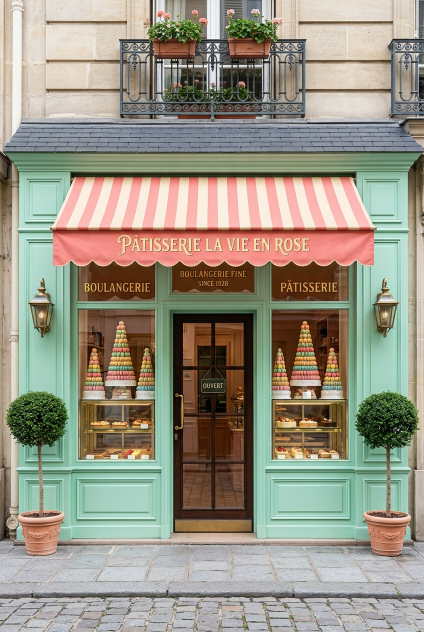
#> input picture _marketing/social_media/social_15_base_batch/01_arch_parisian_bakery.jpg, 848 x 1264 px, found by its file name (shown at 1/2 size); the run also reads 1 picture not shown here
$ python build_launch_carousel.py
#> lines starting #> are read from the running program, lines starting #| are printed output that depends on the picture; after the words box and inside, x2 and y2 are one past the last pixel; in counts of white or black regions, pixels touching at a corner belong together
#!/usr/bin/env python3
"""
Generates the 5-slide Diff Hunter launch carousel for Instagram (1080x1350, 4:5 ratio).
Follows social media best practices, exact layout specs, and official brand assets.
"""

import os
from PIL import Image, ImageDraw, ImageFont, ImageFilter

OUTPUT_DIR = "_marketing/social_media/launch_carousel"
os.makedirs(OUTPUT_DIR, exist_ok=True)

# Dimensions
CANVAS_W, CANVAS_H = 1080, 1350
BG_COLOR = (11, 15, 25) # Sleek dark slate
CARD_BG = (18, 24, 38)
TEXT_WHITE = (255, 255, 255)
TEXT_MUTED = (148, 163, 184) # Slate 400
ACCENT_BLUE = (56, 189, 248) # Sky 400
ACCENT_CYAN = (34, 211, 238)
ACCENT_GREEN = (74, 222, 128)
BORDER_COLOR = (30, 41, 59)

# Fonts
FONT_PATH = "/System/Library/Fonts/HelveticaNeue.ttc"
def get_font(size, bold=False):
    index = 1 if bold else 0
    return ImageFont.truetype(FONT_PATH, size=size, index=index)

def draw_arrow_right(draw, cx, cy, size=12, color=TEXT_WHITE, width=3):
    draw.line([(cx - int(size * 1.5), cy), (cx, cy)], fill=color, width=width)
    draw.line([(cx - int(size * 0.7), cy - int(size * 0.7)), (cx, cy)], fill=color, width=width)
    draw.line([(cx - int(size * 0.7), cy + int(size * 0.7)), (cx, cy)], fill=color, width=width)

def draw_arrow_up(draw, cx, cy, size=10, color=TEXT_WHITE, width=3):
    draw.line([(cx, cy + int(size * 1.5)), (cx, cy)], fill=color, width=width)
    draw.line([(cx - int(size * 0.7), cy + int(size * 0.7)), (cx, cy)], fill=color, width=width)
    draw.line([(cx + int(size * 0.7), cy + int(size * 0.7)), (cx, cy)], fill=color, width=width)

def create_base_canvas():
    img = Image.new("RGB", (CANVAS_W, CANVAS_H), BG_COLOR)
    draw = ImageDraw.Draw(img)
    # Subtle top radial glow
    for r in range(400, 0, -20):
        alpha = int((1.0 - r / 400.0) * 25)
        color = (15 + alpha, 23 + alpha * 2, 42 + alpha * 3)
        draw.ellipse([(CANVAS_W//2 - r, -r//2), (CANVAS_W//2 + r, r//2 + 200)], fill=color)
    return img

# Assets
BASE_IMG_PATH = "_marketing/social_media/social_15_base_batch/01_arch_parisian_bakery.jpg"
ALT_IMG_PATH = "_marketing/social_media/social_15_base_batch/01_arch_parisian_bakery_var1_variant.jpg"
GAMEPLAY_SHOT = "screenshots/app_store_6.5_inch/02_gameplay_photography.png"
LEADERBOARD_SHOT = "screenshots/app_store_6.5_inch/04_scores_leaderboard.png"
APP_ICON_PATH = "_design/app-icon-master.png"

# ==========================================
# SLIDE 1: THE HOOK
# ==========================================
def render_slide_1():
    slide = create_base_canvas()
    draw = ImageDraw.Draw(slide)

    # 1. Top label: Centered at y ≈ 90
    top_label = "DIFF HUNTER  ·  NOW LIVE"
    f_top = get_font(24, bold=True)
    bbox = draw.textbbox((0, 0), top_label, font=f_top)
#> bbox = (0, 5, 319, 23)
    w_text = bbox[2] - bbox[0]
#> w_text = 319
    draw.text(((CANVAS_W - w_text) // 2, 85), top_label, font=f_top, fill=ACCENT_BLUE)

    # 2. Main headline: y ≈ 160-260
    f_head = get_font(68, bold=True)
    l1 = "ONE DIFFERENCE."
    l2 = "CAN YOU FIND IT?"
    b1 = draw.textbbox((0, 0), l1, font=f_head)
#> b1 = (0, 13, 616, 65)
    b2 = draw.textbbox((0, 0), l2, font=f_head)
#> b2 = (0, 13, 611, 65)
    draw.text(((CANVAS_W - (b1[2] - b1[0])) // 2, 140), l1, font=f_head, fill=TEXT_WHITE)
    draw.text(((CANVAS_W - (b2[2] - b2[0])) // 2, 218), l2, font=f_head, fill=TEXT_WHITE)

    # 3. Two puzzle images side by side:
    # Specs: Left: x = 70, y = 330, w = 455, h = 640
    #        Right: x = 555, y = 330, w = 455, h = 640
    #        Gap = 30
    puz_w, puz_h = 455, 640
    im_a = Image.open(BASE_IMG_PATH).resize((puz_w, puz_h), Image.Resampling.LANCZOS)
    im_b = Image.open(ALT_IMG_PATH).resize((puz_w, puz_h), Image.Resampling.LANCZOS)

    # Draw frame backgrounds with subtle borders
    draw.rounded_rectangle([68, 328, 68 + puz_w + 4, 328 + puz_h + 4], radius=16, fill=BORDER_COLOR)
    draw.rounded_rectangle([553, 328, 553 + puz_w + 4, 328 + puz_h + 4], radius=16, fill=BORDER_COLOR)

    # Paste images
    mask = Image.new("L", (puz_w, puz_h), 0)
#> mask: PIL image 455x640 L; every value is 0
    ImageDraw.Draw(mask).rounded_rectangle([0, 0, puz_w, puz_h], radius=14, fill=255)
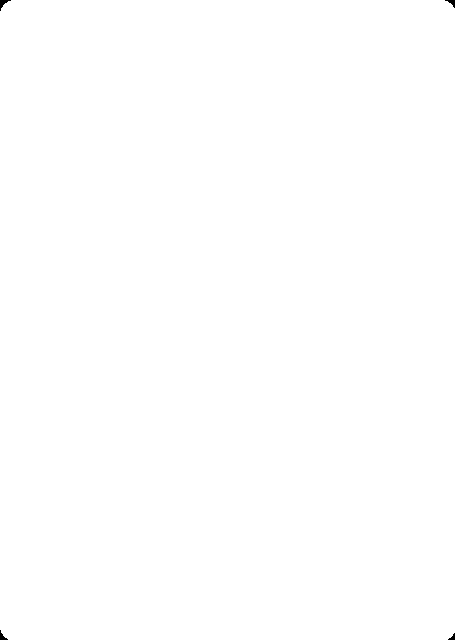
#> mask: PIL image 455x640 L; 100% white; 4 black regions, box (x1, y1, x2, y2) and area: (0, 0, 11, 11) 46, (445, 0, 455, 8) 35, (0, 630, 8, 640) 35, (448, 633, 455, 640) 25
    slide.paste(im_a, (70, 330), mask)
    slide.paste(im_b, (555, 330), mask)

    # Image Labels (A vs B)
    f_lbl = get_font(20, bold=True)
    draw.rounded_rectangle([85, 345, 125, 380], radius=8, fill=(0, 0, 0, 180))
    draw.text((98, 350), "A", font=f_lbl, fill=TEXT_WHITE)
    draw.rounded_rectangle([570, 345, 610, 380], radius=8, fill=(0, 0, 0, 180))
    draw.text((583, 350), "B", font=f_lbl, fill=TEXT_WHITE)

    # 4. Bottom prompt
    f_swipe = get_font(30, bold=True)
    swipe_text = "Swipe to explore"
    b_sw = draw.textbbox((0, 0), swipe_text, font=f_swipe)
#> b_sw = (0, 5, 250, 34)
    sw_w = b_sw[2] - b_sw[0]
#> sw_w = 250

    # Pill button
    pill_w = sw_w + 90
#> pill_w = 340
    pill_x = (CANVAS_W - pill_w) // 2
#> pill_x = 370
    draw.rounded_rectangle([pill_x, 1025, pill_x + pill_w, 1095], radius=35, fill=(30, 41, 59))
    draw.rounded_rectangle([pill_x, 1025, pill_x + pill_w, 1095], radius=35, outline=ACCENT_BLUE, width=2)
    draw.text((pill_x + 32, 1042), swipe_text, font=f_swipe, fill=TEXT_WHITE)
    draw_arrow_right(draw, pill_x + pill_w - 30, 1060, size=12, color=ACCENT_BLUE, width=3)

    # 5. Logo / Brand signature at bottom
    f_brand = get_font(22, bold=True)
    brand_text = "D I F F   H U N T E R"
    b_br = draw.textbbox((0, 0), brand_text, font=f_brand)
#> b_br = (0, 5, 217, 21)
    draw.text(((CANVAS_W - (b_br[2] - b_br[0])) // 2, 1170), brand_text, font=f_brand, fill=TEXT_MUTED)

    out_path = os.path.join(OUTPUT_DIR, "slide_1_hook.png")
    slide.save(out_path, quality=95)
    print("Saved:", out_path)

# ==========================================
# SLIDE 2: GAMEPLAY SCREENSHOT
# ==========================================
def render_slide_2():
    slide = create_base_canvas()
    draw = ImageDraw.Draw(slide)

    # Top text
    top_label = "GAMEPLAY"
    f_top = get_font(24, bold=True)
    b_top = draw.textbbox((0, 0), top_label, font=f_top)
#> b_top = (0, 5, 129, 23)
    draw.text(((CANVAS_W - (b_top[2] - b_top[0])) // 2, 70), top_label, font=f_top, fill=ACCENT_BLUE)

    f_head = get_font(60, bold=True)
    h1 = "FIND IT. BEAT THE CLOCK."
    b_h1 = draw.textbbox((0, 0), h1, font=f_head)
#> b_h1 = (0, 11, 778, 57)
    draw.text(((CANVAS_W - (b_h1[2] - b_h1[0])) // 2, 115), h1, font=f_head, fill=TEXT_WHITE)

    f_sub = get_font(30, bold=False)
    sub = "One difference. One clock."
    b_sub = draw.textbbox((0, 0), sub, font=f_sub)
#> b_sub = (0, 5, 397, 28)
    draw.text(((CANVAS_W - (b_sub[2] - b_sub[0])) // 2, 190), sub, font=f_sub, fill=TEXT_MUTED)

    # Frame & Gameplay Screenshot
    # We crop the gameplay screenshot to focus on the active timer & photo gameboard
    raw_shot = Image.open(GAMEPLAY_SHOT) # 1242 x 2688
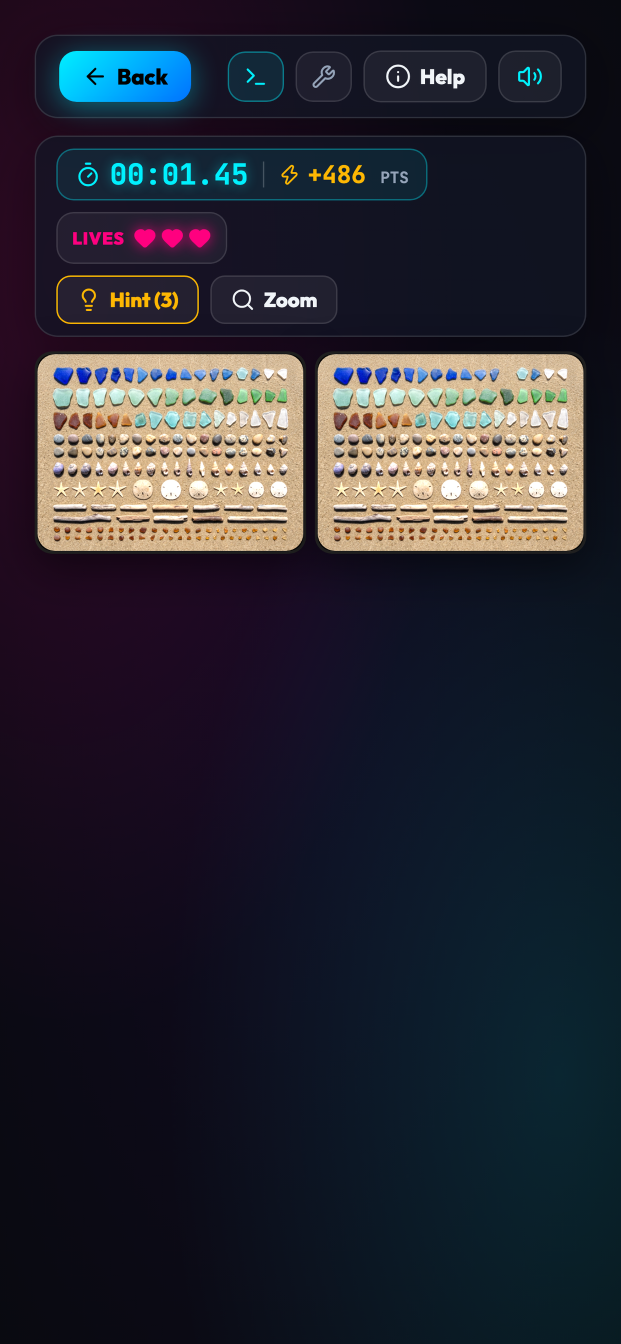
#> input picture screenshots/app_store_6.5_inch/02_gameplay_photography.png, 1242 x 2688 px, found by its file name (shown at 1/2 size)
#> raw_shot is the input picture: PIL image 1242x2688 RGB; mean R, G, B 40, 40.3, 50.1
    # Center crop the relevant middle gameplay portion (timer + image pair)
    # y from ~300 to ~2200
    shot_cropped = raw_shot.crop((40, 340, 1202, 2200))
    target_w = 680
    target_h = int(target_w * shot_cropped.height / shot_cropped.width)
#> target_h = 1088
    shot_resized = shot_cropped.resize((target_w, target_h), Image.Resampling.LANCZOS)

    shot_x = (CANVAS_W - target_w) // 2
    shot_y = 260

    # Card container with shadow/bezel
    draw.rounded_rectangle([shot_x - 10, shot_y - 10, shot_x + target_w + 10, shot_y + target_h + 10], radius=28, fill=BORDER_COLOR)
    mask = Image.new("L", (target_w, target_h), 0)
#> mask: PIL image 680x1088 L; every value is 0
    ImageDraw.Draw(mask).rounded_rectangle([0, 0, target_w, target_h], radius=24, fill=255)
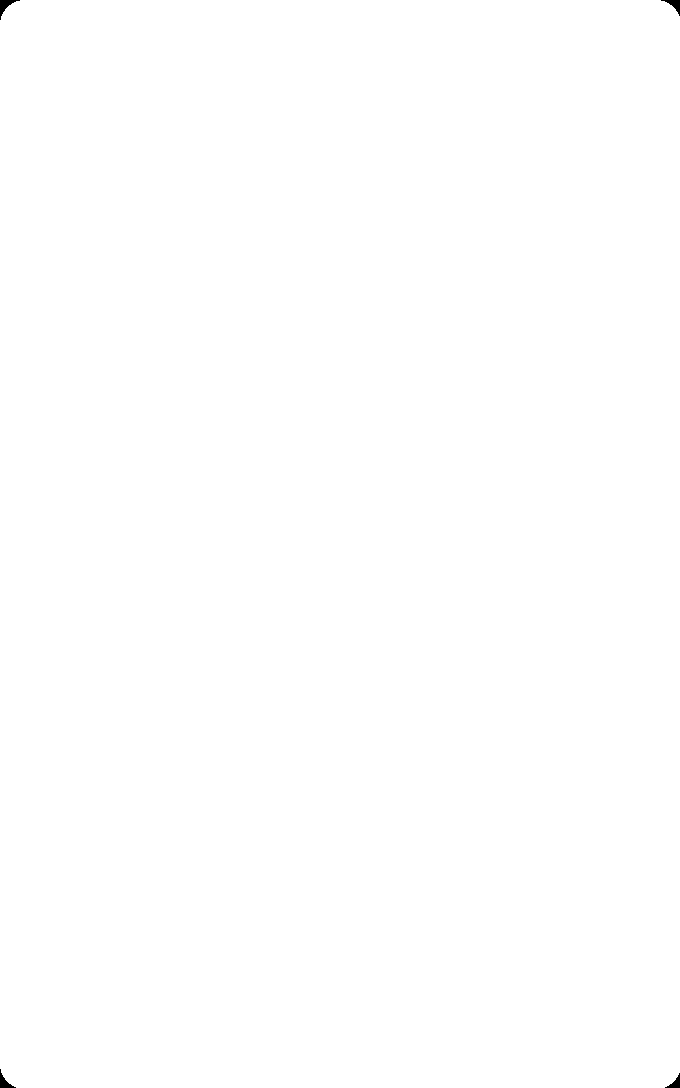
#> mask: PIL image 680x1088 L; 99.9% white; 4 black regions, box (x1, y1, x2, y2) and area: (0, 0, 20, 20) 131, (661, 0, 680, 16) 111, (0, 1069, 16, 1088) 111, (665, 1073, 680, 1088) 92
    slide.paste(shot_resized, (shot_x, shot_y), mask)

    # Bottom caption
    f_bot = get_font(26, bold=True)
    bot_text = "Swipe to see the leaderboard  →"
    b_bot = draw.textbbox((0, 0), bot_text, font=f_bot)
#> b_bot = (0, 5, 421, 30)
    draw.text(((CANVAS_W - (b_bot[2] - b_bot[0])) // 2, shot_y + target_h + 35), bot_text, font=f_bot, fill=ACCENT_CYAN)

    out_path = os.path.join(OUTPUT_DIR, "slide_2_gameplay.png")
    slide.save(out_path, quality=95)
    print("Saved:", out_path)

# ==========================================
# SLIDE 3: LEADERBOARD COMPETITION
# ==========================================
def render_slide_3():
    slide = create_base_canvas()
    draw = ImageDraw.Draw(slide)

    # Top text
    top_label = "COMPETITION"
    f_top = get_font(24, bold=True)
    b_top = draw.textbbox((0, 0), top_label, font=f_top)
#> b_top = (0, 5, 166, 23)
    draw.text(((CANVAS_W - (b_top[2] - b_top[0])) // 2, 70), top_label, font=f_top, fill=ACCENT_BLUE)

    f_head = get_font(58, bold=True)
    h1 = "HOW FAST ARE YOU, REALLY?"
    b_h1 = draw.textbbox((0, 0), h1, font=f_head)
#> b_h1 = (0, 11, 855, 61)
    draw.text(((CANVAS_W - (b_h1[2] - b_h1[0])) // 2, 115), h1, font=f_head, fill=TEXT_WHITE)

    f_sub = get_font(30, bold=False)
    sub = "Find your place on the leaderboard."
    b_sub = draw.textbbox((0, 0), sub, font=f_sub)
#> b_sub = (0, 5, 535, 34)
    draw.text(((CANVAS_W - (b_sub[2] - b_sub[0])) // 2, 190), sub, font=f_sub, fill=TEXT_MUTED)

    # Leaderboard screenshot
    raw_lead = Image.open(LEADERBOARD_SHOT) # 1242 x 2688
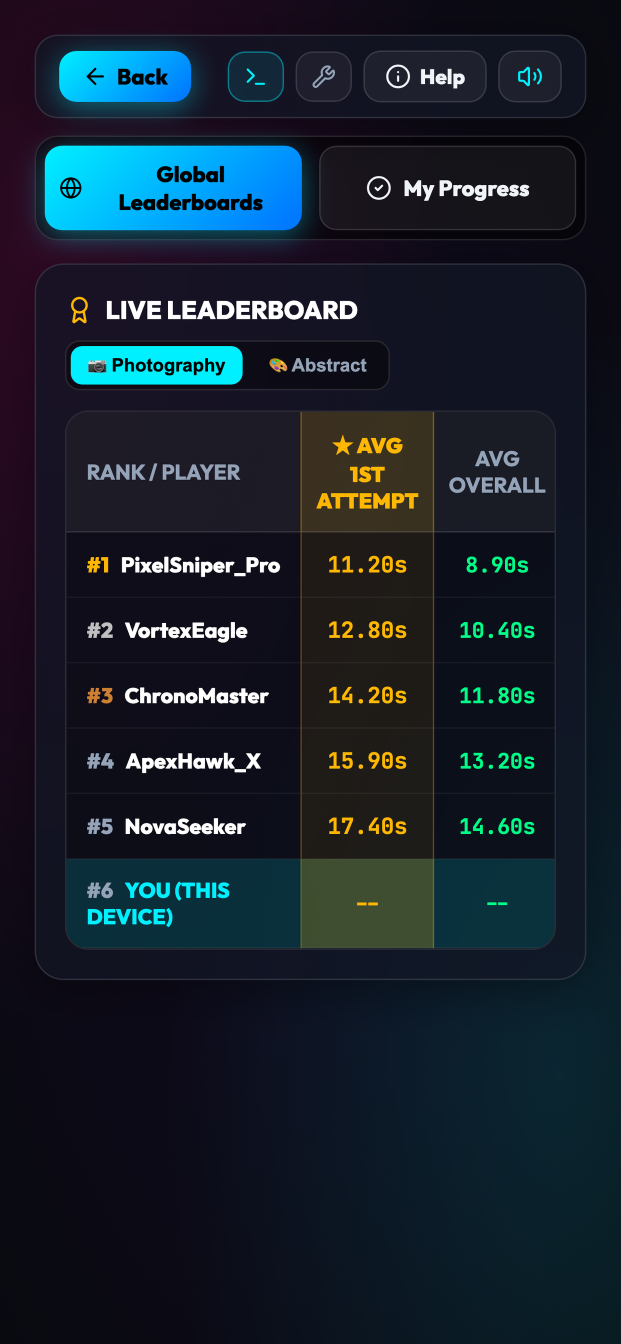
#> input picture screenshots/app_store_6.5_inch/04_scores_leaderboard.png, 1242 x 2688 px, found by its file name (shown at 1/2 size)
#> raw_lead is the input picture: PIL image 1242x2688 RGB; mean R, G, B 22.7, 33.7, 44.6
    # Crop to prominent scores and ranks
    lead_cropped = raw_lead.crop((40, 360, 1202, 2250))
    target_w = 680
    target_h = int(target_w * lead_cropped.height / lead_cropped.width)
#> target_h = 1106
    lead_resized = lead_cropped.resize((target_w, target_h), Image.Resampling.LANCZOS)
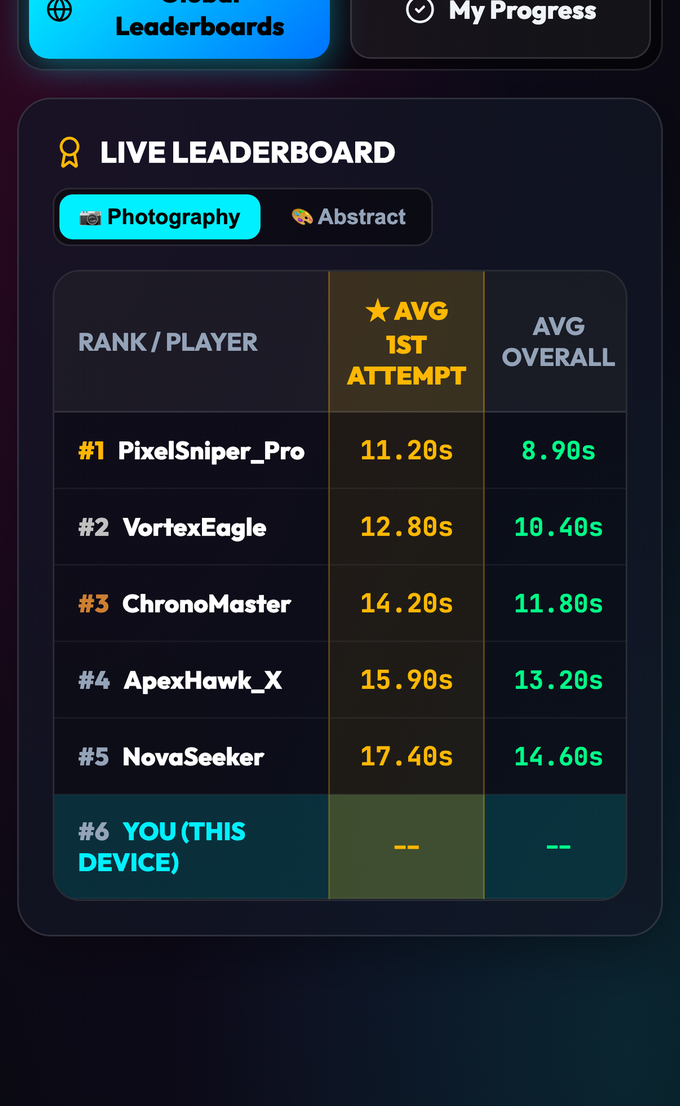
#> lead_resized: PIL image 680x1106 RGB; mean R, G, B 26.5, 36.8, 45.6

    lead_x = (CANVAS_W - target_w) // 2
    lead_y = 260

    draw.rounded_rectangle([lead_x - 10, lead_y - 10, lead_x + target_w + 10, lead_y + target_h + 10], radius=28, fill=BORDER_COLOR)
    mask = Image.new("L", (target_w, target_h), 0)
#> mask: PIL image 680x1106 L; every value is 0
    ImageDraw.Draw(mask).rounded_rectangle([0, 0, target_w, target_h], radius=24, fill=255)
#> mask: PIL image 680x1106 L; 99.9% white; 4 black regions, box (x1, y1, x2, y2) and area: (0, 0, 20, 20) 131, (661, 0, 680, 16) 111, (0, 1087, 16, 1106) 111, (665, 1091, 680, 1106) 92
    slide.paste(lead_resized, (lead_x, lead_y), mask)
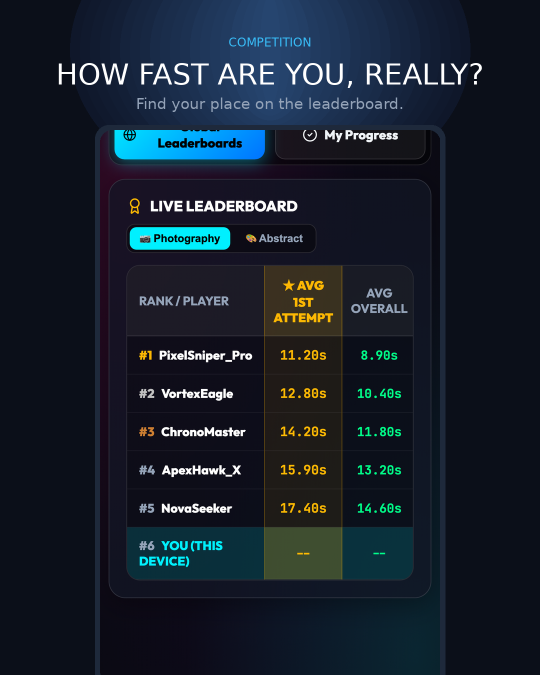
#> slide: PIL image 1080x1350 RGB (shown at 1/2 size); mean R, G, B 23.2, 32.5, 44.4

    # Bottom callout
    f_bot = get_font(26, bold=True)
    bot_text = "Swipe for the answer reveal"
    b_bot = draw.textbbox((0, 0), bot_text, font=f_bot)
#> b_bot = (0, 5, 364, 30)
    bw = b_bot[2] - b_bot[0]
#> bw = 364
    bx = (CANVAS_W - bw - 35) // 2
#> bx = 340
    draw.text((bx, lead_y + target_h + 35), bot_text, font=f_bot, fill=ACCENT_CYAN)
    draw_arrow_right(draw, bx + bw + 24, lead_y + target_h + 49, size=10, color=ACCENT_CYAN, width=3)

    out_path = os.path.join(OUTPUT_DIR, "slide_3_leaderboard.png")
    slide.save(out_path, quality=95)
    print("Saved:", out_path)

# ==========================================
# SLIDE 4: THE ANSWER REVEAL
# ==========================================
def render_slide_4():
    slide = create_base_canvas()
    draw = ImageDraw.Draw(slide)

    # 1. Top label
    top_label = "THE REVEAL"
    f_top = get_font(24, bold=True)
    b_top = draw.textbbox((0, 0), top_label, font=f_top)
#> b_top = (-1, 5, 149, 23)
    draw.text(((CANVAS_W - (b_top[2] - b_top[0])) // 2, 85), top_label, font=f_top, fill=ACCENT_GREEN)

    # 2. Main headline
    f_head = get_font(68, bold=True)
    l1 = "DID YOU SPOT IT?"
    b1 = draw.textbbox((0, 0), l1, font=f_head)
#> b1 = (0, 13, 608, 65)
    draw.text(((CANVAS_W - (b1[2] - b1[0])) // 2, 140), l1, font=f_head, fill=TEXT_WHITE)

    f_sub = get_font(32, bold=False)
    sub = "The difference was right here."
    b_sub = draw.textbbox((0, 0), sub, font=f_sub)
#> b_sub = (-1, 6, 481, 37)
    draw.text(((CANVAS_W - (b_sub[2] - b_sub[0])) // 2, 225), sub, font=f_sub, fill=ACCENT_CYAN)

    # 3. Two puzzle images side by side
    puz_w, puz_h = 455, 640
    im_a = Image.open(BASE_IMG_PATH).resize((puz_w, puz_h), Image.Resampling.LANCZOS)
    im_b = Image.open(ALT_IMG_PATH).resize((puz_w, puz_h), Image.Resampling.LANCZOS)

    draw.rounded_rectangle([68, 328, 68 + puz_w + 4, 328 + puz_h + 4], radius=16, fill=BORDER_COLOR)
    draw.rounded_rectangle([553, 328, 553 + puz_w + 4, 328 + puz_h + 4], radius=16, fill=BORDER_COLOR)

    mask = Image.new("L", (puz_w, puz_h), 0)
    ImageDraw.Draw(mask).rounded_rectangle([0, 0, puz_w, puz_h], radius=14, fill=255)
    slide.paste(im_a, (70, 330), mask)
    slide.paste(im_b, (555, 330), mask)

    # Circle the changed area on Image B (Display Item Removed at 22.3%, 53.2%)
    circ_x = 555 + int(0.223 * puz_w)
    circ_y = 330 + int(0.532 * puz_h)
    r = 38

    # Glowing answer ring
    for glow in range(8, 0, -2):
        draw.ellipse([circ_x - r - glow, circ_y - r - glow, circ_x + r + glow, circ_y + r + glow], outline=(74, 222, 128, 60), width=2)
    draw.ellipse([circ_x - r, circ_y - r, circ_x + r, circ_y + r], outline=ACCENT_GREEN, width=4)

    # Indicator label with arrow
    f_ind = get_font(24, bold=True)
    ind_text = "Window Item Removed"
    b_ind = draw.textbbox((0, 0), ind_text, font=f_ind)
#> b_ind = (0, 5, 277, 23)
    ind_w = b_ind[2] - b_ind[0]
#> ind_w = 277
    box_w = ind_w + 50
#> box_w = 327
    draw.rounded_rectangle([circ_x - box_w // 2, circ_y + r + 15, circ_x + box_w // 2, circ_y + r + 55], radius=10, fill=(15, 23, 42, 230), outline=ACCENT_GREEN, width=2)
    draw.text((circ_x - box_w // 2 + 16, circ_y + r + 22), ind_text, font=f_ind, fill=TEXT_WHITE)
    draw_arrow_up(draw, circ_x + box_w // 2 - 16, circ_y + r + 24, size=8, color=ACCENT_GREEN, width=3)

    # Bottom callout
    f_sw = get_font(28, bold=True)
    sw_text = "Ready to play real puzzles?"
    b_sw = draw.textbbox((0, 0), sw_text, font=f_sw)
#> b_sw = (0, 5, 382, 32)
    sw_w = b_sw[2] - b_sw[0]
#> sw_w = 382
    pill_w = sw_w + 90
#> pill_w = 472
    pill_x = (CANVAS_W - pill_w) // 2
#> pill_x = 304
    draw.rounded_rectangle([pill_x, 1025, pill_x + pill_w, 1095], radius=35, fill=(30, 41, 59))
    draw.rounded_rectangle([pill_x, 1025, pill_x + pill_w, 1095], radius=35, outline=ACCENT_BLUE, width=2)
    draw.text((pill_x + 32, 1044), sw_text, font=f_sw, fill=TEXT_WHITE)
    draw_arrow_right(draw, pill_x + pill_w - 30, 1060, size=12, color=ACCENT_BLUE, width=3)

    out_path = os.path.join(OUTPUT_DIR, "slide_4_reveal.png")
    slide.save(out_path, quality=95)
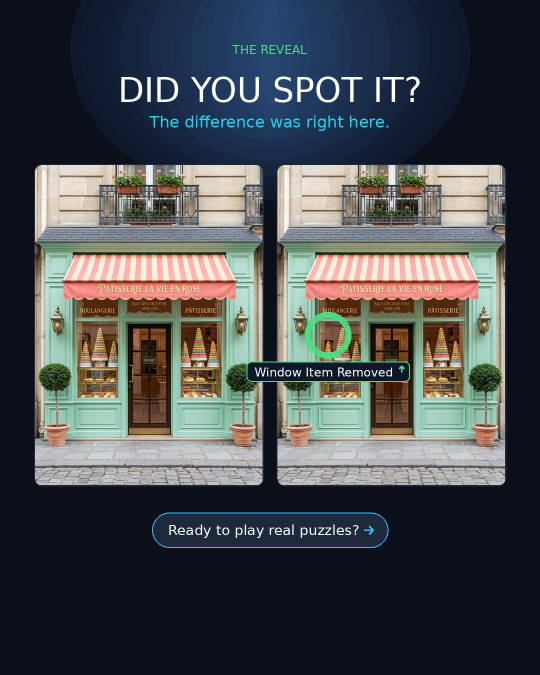
#> saved as slide_4_reveal.png: PIL image 1080x1350 RGB (shown at 1/2 size); mean R, G, B 71.7, 75.7, 78.8
    print("Saved:", out_path)

# ==========================================
# SLIDE 5: LAUNCH ANNOUNCEMENT & CTA
# ==========================================
def render_slide_5():
    slide = create_base_canvas()
    draw = ImageDraw.Draw(slide)

    # 1. App Icon at top
    icon_size = 200
#> (the run stopped early here; a loop or call above may not have finished)
